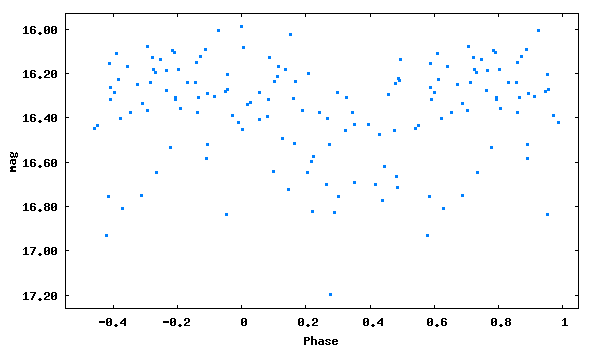

Here is the gnuplot script that generated this plot:
set term png size 600,350 medium
set colors classic
set output 'phase_lc_20.png'
set xlabel 'Phase'
set ylabel 'mag'
#set title 'JDmax = 2450365.43900 + 0.1516136 x E'
set format y '%5.2f'
plot [-0.55:1.05][17.26:15.93] "phase_lc_20.dat" linecolor 3 pointtype 5 pointsize 0.3 title ""
